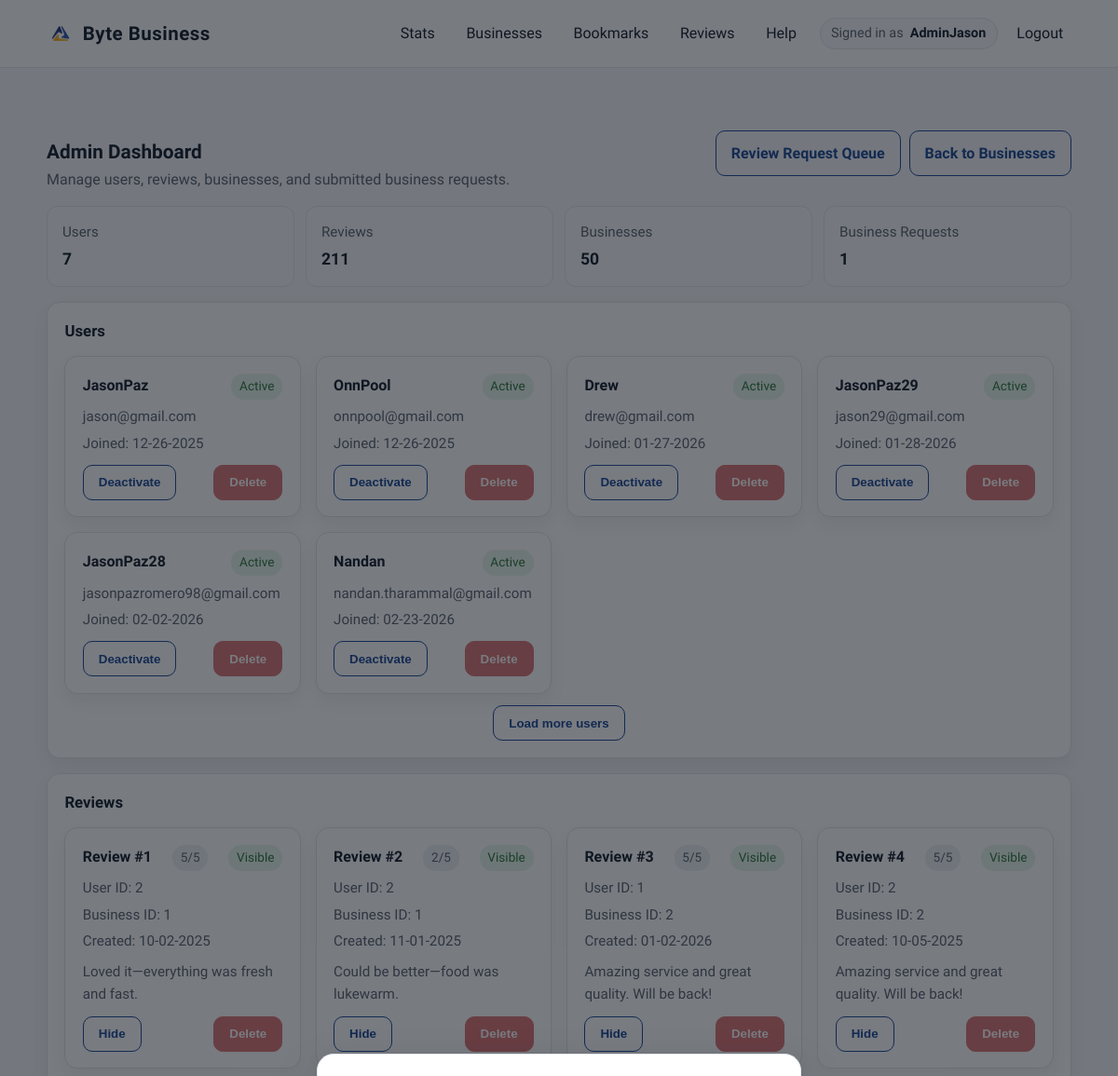
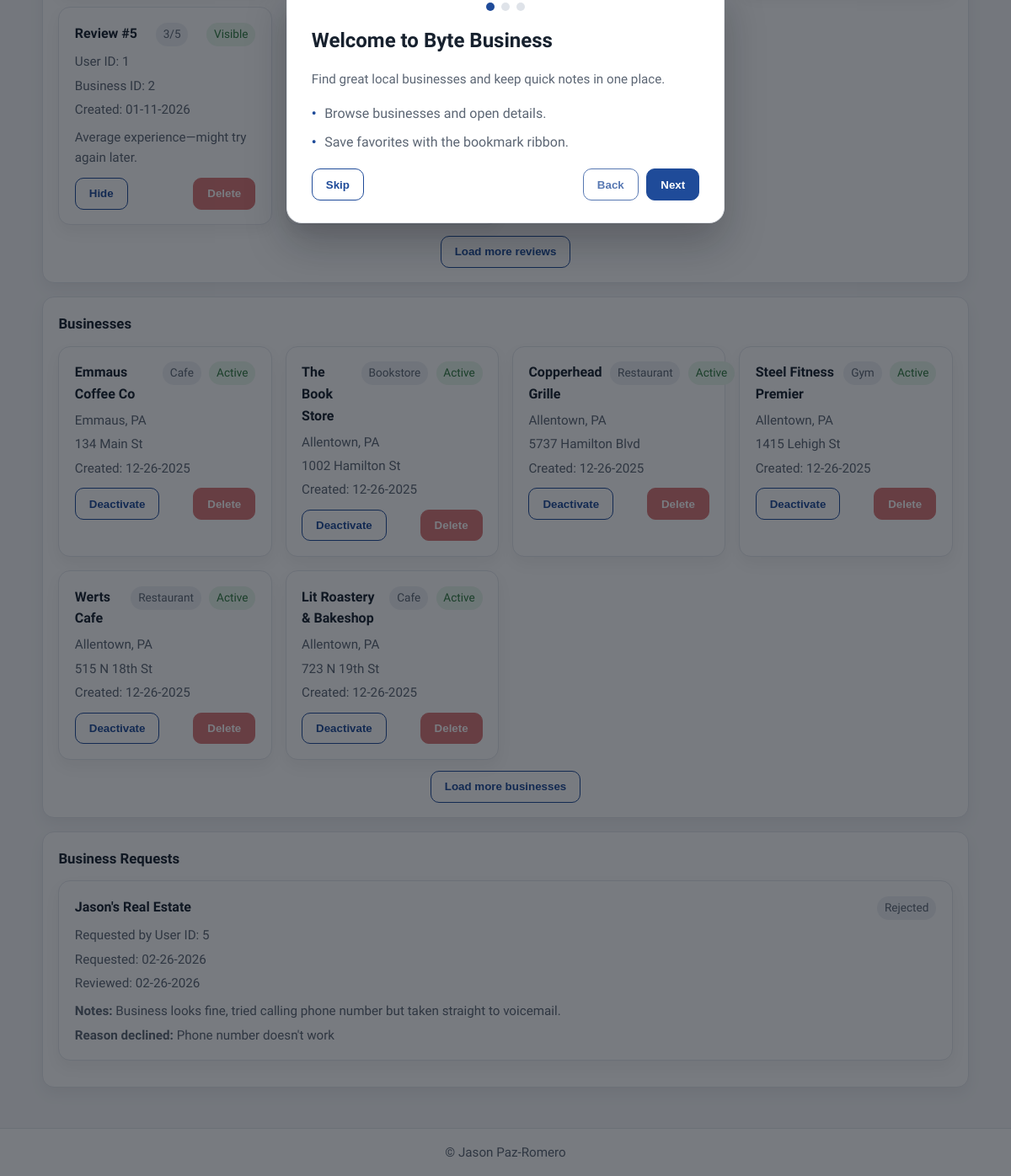
Screenshot of /admin-dashboard (signed in) with the database file from the repository (2 pictures, top to bottom).
### app/models.py (models this page shows)
class User(db.Model, UserMixin):
    id = db.Column(db.Integer, primary_key=True)
    username = db.Column(db.String(150), unique=True, nullable=False)
    email = db.Column(db.String(150), unique=True, nullable=False)
    password = db.Column(db.String(256), nullable=False)
    created_at = db.Column(db.DateTime, default=datetime.utcnow)
    is_verified = db.Column(db.Boolean, default=False)
    verified_at = db.Column(db.DateTime, default=None)
    last_verification_email_sent_at = db.Column(db.DateTime, default=None)
    is_admin = db.Column(db.Boolean, default=False)
    is_active = db.Column(db.Boolean, default=True)
    bookmarks = db.relationship("BookMark", back_populates="user", cascade="all, delete-orphan")
    reviews = db.relationship("Review", back_populates="user", cascade="all, delete-orphan")
    redeemed_deals = db.relationship("RedeemDeal", back_populates="user", cascade="all, delete-orphan")
    business_requests = db.relationship("BusinessRequest", back_populates="user", cascade="all, delete-orphan")

class Review(db.Model):
    id = db.Column(db.Integer, primary_key=True)
    business_id = db.Column(db.Integer, db.ForeignKey('business.id'), nullable=False)
    user_id = db.Column(db.Integer, db.ForeignKey('user.id'), nullable=False)
    rating = db.Column(db.Integer, nullable=False)
    comment = db.Column(db.Text, nullable=True)
    created_at = db.Column(db.DateTime, default=datetime.utcnow)
    is_visible = db.Column(db.Boolean, default=True)
    user = db.relationship("User", back_populates="reviews")
    business = db.relationship("Business", back_populates="reviews")
    review_images = db.relationship("ReviewImage", back_populates="review", cascade="all, delete-orphan")

### app/admin_routes.py (the view)
@admin_bp.route("/admin-dashboard", methods=["GET"])
@login_required
def admin_dashboard():
    if not current_user.is_admin:
        flash("You are not allowed on this route!", "error")
        return redirect(url_for("main.list_businesses"))
    users = User.query.all()
    reviews = Review.query.all()
    businesses = Business.query.all()
    business_requests = BusinessRequest.query.order_by(BusinessRequest.created_at.desc()).all()
    return render_template(
        "admin_dashboard.html",
        users=users,
        reviews=reviews,
        businesses=businesses,
        business_requests=business_requests
    )

### app/auth_routes.py (called while the page is built)
@login_manager.user_loader
def load_user(user_id):
    return User.query.get(int(user_id))

### app/templates/admin_dashboard.html (shortened to what this page needs)
{% extends "base.html" %}
{% block content %}
<div class="container">
  <section class="section">
    <div class="section-header">
      <div>
        <h2>Admin Dashboard</h2>
        <p>Manage users, reviews, businesses, and submitted business requests.</p>
      </div>
      <div class="row" style="gap: 0.55rem; align-items: center;">
        <a class="button subtle" href="{{ url_for('admin.business_requests_admin') }}">Review Request Queue</a>
        <a class="button subtle" href="{{ url_for('main.list_businesses') }}">Back to Businesses</a>
      </div>
    </div>
    <div class="info-grid" style="margin-bottom: 1rem;">
      <div class="stat">
        <span class="muted">Users</span>
        <strong>{{ users|length }}</strong>
      </div>
      <div class="stat">
        <span class="muted">Reviews</span>
        <strong>{{ reviews|length }}</strong>
      </div>
      <div class="stat">
        <span class="muted">Businesses</span>
        <strong>{{ businesses|length }}</strong>
      </div>
      <div class="stat">
        <span class="muted">Business Requests</span>
        <strong>{{ business_requests|length }}</strong>
      </div>
    </div>
    <div class="card" style="margin-bottom: 1rem;" data-lazy-region data-page-size="6">
      <div class="section-header" style="margin-bottom: 0.8rem;">
        <h3 style="margin: 0;">Users</h3>
      </div>
      <div class="card-grid">
        {% for user in users %}
        <article class="card" data-lazy-item>
          <div class="row" style="align-items: baseline;">
            <strong>{{ user.username }}</strong>
            {% if user.is_active %}
            <span class="pill" style="background:#e8f6eb;color:#2f7a40;">Active</span>
            {% else %}
            <span class="pill" style="background:#fbe7e7;color:#9c2f2f;">Inactive</span>
            {% endif %}
          </div>
          <p class="muted" style="margin: 0.4rem 0 0;">{{ user.email }}</p>
          <p class="muted" style="margin: 0.25rem 0 0;">Joined: {{ user.created_at.strftime('%m-%d-%Y') if user.created_at else '—' }}</p>
          <div class="row" style="gap: 0.45rem; margin-top: 0.7rem;">
            {% if user.is_active %}
            <form method="POST" action="{{ url_for('admin.admin_deactivate_user', user_id=user.id) }}">
              <button class="button subtle" type="submit">Deactivate</button>
            </form>
            {% else %}
            <form method="POST" action="{{ url_for('admin.admin_activate_user', user_id=user.id) }}">
              <button class="button" type="submit">Activate</button>
            </form>
            {% endif %}
            <button class="button danger" type="button" disabled title="Delete route removed">Delete</button>
          </div>
        </article>
        {% endfor %}
      </div>
      <div class="row" style="justify-content: center; margin-top: 0.8rem;">
        <button class="button subtle" type="button" data-load-more>Load more users</button>
      </div>
    </div>
    <div class="card" style="margin-bottom: 1rem;" data-lazy-region data-page-size="6">
      <div class="section-header" style="margin-bottom: 0.8rem;">
        <h3 style="margin: 0;">Reviews</h3>
      </div>
      <div class="card-grid">
        {% for review in reviews %}
        <article class="card" data-lazy-item>
          <div class="row" style="align-items: baseline;">
            <strong>Review #{{ review.id }}</strong>
            <span class="pill">{{ review.rating }}/5</span>
            {% if review.is_visible %}
            <span class="pill" style="background:#e8f6eb;color:#2f7a40;">Visible</span>
            {% else %}
            <span class="pill" style="background:#fbe7e7;color:#9c2f2f;">Hidden</span>
            {% endif %}
          </div>
          <p class="muted" style="margin: 0.4rem 0 0;">User ID: {{ review.user_id }}</p>
          <p class="muted" style="margin: 0.25rem 0 0;">Business ID: {{ review.business_id }}</p>
          <p class="muted" style="margin: 0.25rem 0 0;">Created: {{ review.created_at.strftime('%m-%d-%Y') if review.created_at else '—' }}</p>
          {% if review.comment %}
          <p class="muted" style="margin: 0.55rem 0 0;">{{ review.comment[:140] }}{% if review.comment|length > 140 %}...{% endif %}</p>
          {% endif %}
          <div class="row" style="gap: 0.45rem; margin-top: 0.7rem;">
            {% if review.is_visible %}
            <form method="POST" action="{{ url_for('admin.admin_hide_review', review_id=review.id) }}">
              <button class="button subtle" type="submit">Hide</button>
            </form>
            {% else %}
            <form method="POST" action="{{ url_for('admin.admin_show_review', review_id=review.id) }}">
              <button class="button" type="submit">Show</button>
            </form>
            {% endif %}
            <button class="button danger" type="button" disabled title="Delete route removed">Delete</button>
          </div>
        </article>
        {% endfor %}
      </div>
      <div class="row" style="justify-content: center; margin-top: 0.8rem;">
        <button class="button subtle" type="button" data-load-more>Load more reviews</button>
      </div>
    </div>
    <div class="card" style="margin-bottom: 1rem;" data-lazy-region data-page-size="6">
      <div class="section-header" style="margin-bottom: 0.8rem;">
        <h3 style="margin: 0;">Businesses</h3>
      </div>
      <div class="card-grid">
        {% for biz in businesses %}
        <article class="card" data-lazy-item>
          <div class="row" style="align-items: baseline;">
            <strong>{{ biz.name }}</strong>
            <span class="pill">{{ biz.category }}</span>
            {% if biz.is_active %}
            <span class="pill" style="background:#e8f6eb;color:#2f7a40;">Active</span>
            {% else %}
            <span class="pill" style="background:#fbe7e7;color:#9c2f2f;">Inactive</span>
            {% endif %}
          </div>
          <p class="muted" style="margin: 0.4rem 0 0;">{{ biz.location }}</p>
          <p class="muted" style="margin: 0.25rem 0 0;">{{ biz.address }}</p>
          <p class="muted" style="margin: 0.25rem 0 0;">Created: {{ biz.created_at.strftime('%m-%d-%Y') if biz.created_at else '—' }}</p>
          <div class="row" style="gap: 0.45rem; margin-top: 0.7rem;">
            {% if biz.is_active %}
            <form method="POST" action="{{ url_for('admin.admin_deactivate_business', business_id=biz.id) }}">
              <button class="button subtle" type="submit">Deactivate</button>
            </form>
            {% else %}
            <form method="POST" action="{{ url_for('admin.admin_activate_business', business_id=biz.id) }}">
              <button class="button" type="submit">Activate</button>
            </form>
            {% endif %}
            <button class="button danger" type="button" disabled title="Route not added yet">Delete</button>
          </div>
        </article>
        {% endfor %}
      </div>
      <div class="row" style="justify-content: center; margin-top: 0.8rem;">
        <button class="button subtle" type="button" data-load-more>Load more businesses</button>
      </div>
    </div>
    <div class="card" data-lazy-region data-page-size="6">
      <div class="section-header" style="margin-bottom: 0.8rem;">
        <h3 style="margin: 0;">Business Requests</h3>
      </div>
      <div class="card-grid">
        {% for req in business_requests %}
        {% set is_reviewed = (not req.is_active) and req.reviewed_at %}
        {% set is_rejected = is_reviewed and req.reason_declined %}
        {% set status_label = 'Pending' if req.is_active else ('Rejected' if is_rejected else 'Approved') %}
        <article class="card" data-lazy-item>
          <div class="row" style="align-items: baseline;">
            <strong>{{ req.business_name }}</strong>
            <span class="pill">{{ status_label }}</span>
          </div>
          <p class="muted" style="margin: 0.4rem 0 0;">Requested by User ID: {{ req.user_id }}</p>
          <p class="muted" style="margin: 0.25rem 0 0;">Requested: {{ req.created_at.strftime('%m-%d-%Y') if req.created_at else '—' }}</p>
          <p class="muted" style="margin: 0.25rem 0 0;">Reviewed: {{ req.reviewed_at.strftime('%m-%d-%Y') if req.reviewed_at else 'Not reviewed yet' }}</p>
          {% if req.decision_notes %}
          <p class="muted" style="margin: 0.55rem 0 0;"><strong>Notes:</strong> {{ req.decision_notes }}</p>
          {% endif %}
          {% if req.reason_declined %}
          <p class="muted" style="margin: 0.25rem 0 0;"><strong>Reason declined:</strong> {{ req.reason_declined }}</p>
          {% endif %}
        </article>
        {% endfor %}
      </div>
    </div>
  </section>
</div>
{% endblock %}

### app/templates/base.html (shortened to what this page needs)
<!doctype html>
<html lang="en">
<head>
  <link rel="stylesheet" href="{{ url_for('static', filename='styles.css') }}">
</head>
<body>
  <header class="site-header">
    <div class="container header-inner">
      <div class="brand">
        <img class="brand-logo" src="{{ url_for('static', filename='FBLA-Symbol.png') }}" alt="FBLA logo">
        <span>Byte Business</span>
      </div>
      <nav class="nav-links">
        {% if current_user.is_authenticated %}
        <a href="{{ url_for('main.stats') }}">Stats</a>
        <a href="/businesses">Businesses</a>
        <a href="{{ url_for('bookmarks.view_bookmarks') }}">Bookmarks</a>
        <a href="{{ url_for('main.reviews') }}">Reviews</a>
        <a href="{{ url_for('main.help') }}">Help</a>
        <div class="nav-right">
          <span class="nav-user">
            <span class="nav-user-label">Signed in as</span>
            <span class="nav-user-name">{{ current_user.username }}</span>
          </span>
          <a href="{{ url_for('auth.logout') }}">Logout</a>
        </div>
        {% else %}
        <a href="{{ url_for('main.home') }}">Home</a>
        <a href="/businesses">Businesses</a>
        <a href="{{ url_for('auth.login') }}">Login</a>
        <a class="button subtle" href="{{ url_for('auth.register') }}">Register</a>
        {% endif %}
      </nav>
    </div>
  </header>
  <main class="page">
    {% block content %}{% endblock %}
  </main>
  <div class="onboarding" data-onboarding hidden>
    <div class="onboarding-card" role="dialog" aria-modal="true" aria-labelledby="onboarding-title">
      <div class="onboarding-progress" aria-hidden="true">
        <span class="onboarding-dot is-active" data-dot></span>
        <span class="onboarding-dot" data-dot></span>
        <span class="onboarding-dot" data-dot></span>
      </div>
      <div class="onboarding-slide is-active" data-slide="0">
        <h2 id="onboarding-title">Welcome to Byte Business</h2>
        <p class="muted">Find great local businesses and keep quick notes in one place.</p>
        <ul class="list">
          <li>Browse businesses and open details.</li>
          <li>Save favorites with the bookmark ribbon.</li>
        </ul>
      </div>
      <div class="onboarding-actions">
        <button class="button subtle" type="button" data-skip>Skip</button>
        <div class="onboarding-nav">
          <button class="button subtle" type="button" data-back disabled>Back</button>
          <button class="button" type="button" data-next>Next</button>
        </div>
      </div>
    </div>
  </div>
  <footer class="site-footer">
    <div class="container footer-inner">
      <span>&copy; Jason Paz-Romero</span>
    </div>
  </footer>
</body>
</html>

### rows the page displays
User: username "AdminJason"
User: username "JasonPaz", is_active "Active", email "jason@gmail.com", created_at "12-26-2025"
User: username "OnnPool", is_active "Active", email "onnpool@gmail.com", created_at "12-26-2025"
User: username "Drew", is_active "Active", email "drew@gmail.com", created_at "01-27-2026"
User: username "JasonPaz29", is_active "Active", email "jason29@gmail.com", created_at "01-28-2026"
User: username "JasonPaz28", is_active "Active", email "jasonpazromero98@gmail.com", created_at "02-02-2026"
User: username "Nandan", is_active "Active", email "nandan.tharammal@gmail.com", created_at "02-23-2026"
Review: id "1", rating "5", is_visible "Visible", user_id "2", business_id "1", created_at "10-02-2025", comment "Loved it—everything was fresh and fast."
Review: id "2", rating "2", is_visible "Visible", user_id "2", business_id "1", created_at "11-01-2025", comment "Could be better—food was lukewarm."
Review: id "3", rating "5", is_visible "Visible", user_id "1", business_id "2", created_at "01-02-2026", comment "Amazing service and great quality. Will be back!"
Review: id "4", rating "5", is_visible "Visible", user_id "2", business_id "2", created_at "10-05-2025", comment "Amazing service and great quality. Will be back!"
Review: id "5", rating "3", is_visible "Visible", user_id "1", business_id "2", created_at "01-11-2026", comment "Average experience—might try again later."

### other values shown
{{ users|length }} "7"
{{ reviews|length }} "211"
{{ businesses|length }} "50"
{{ business_requests|length }} "1"
